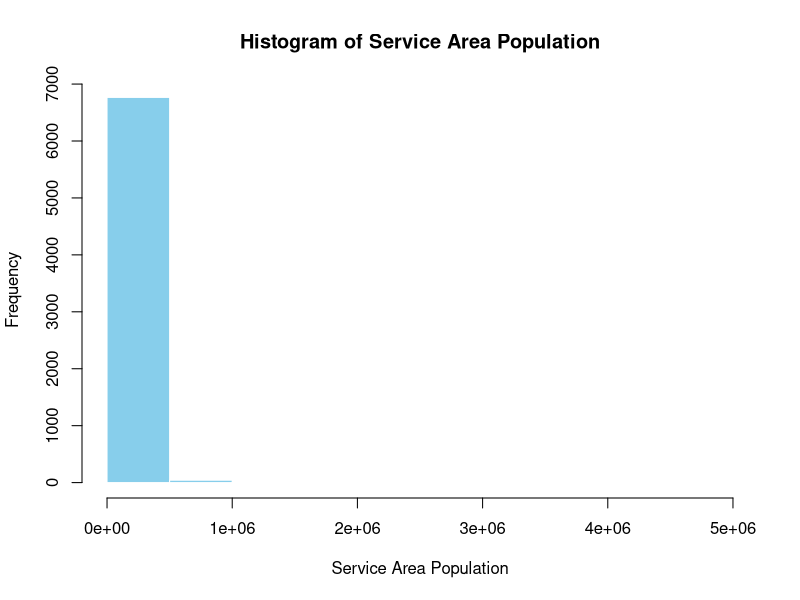
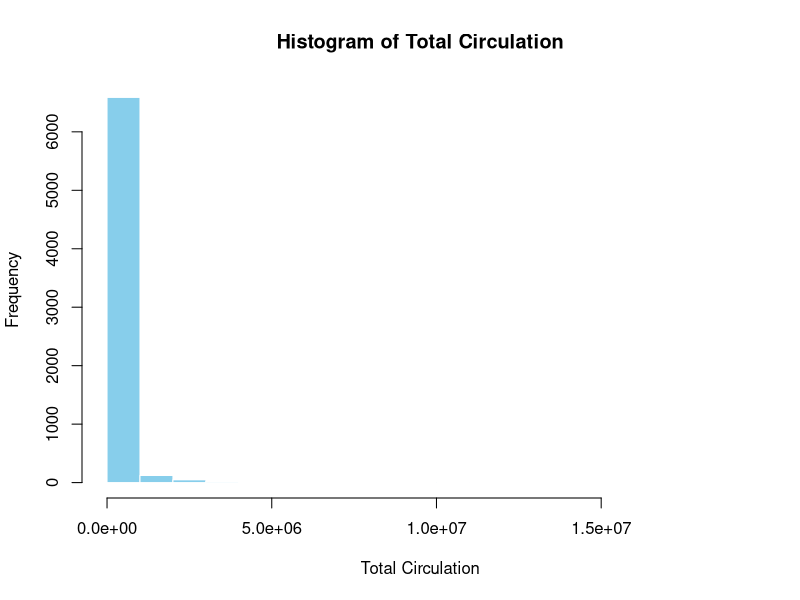
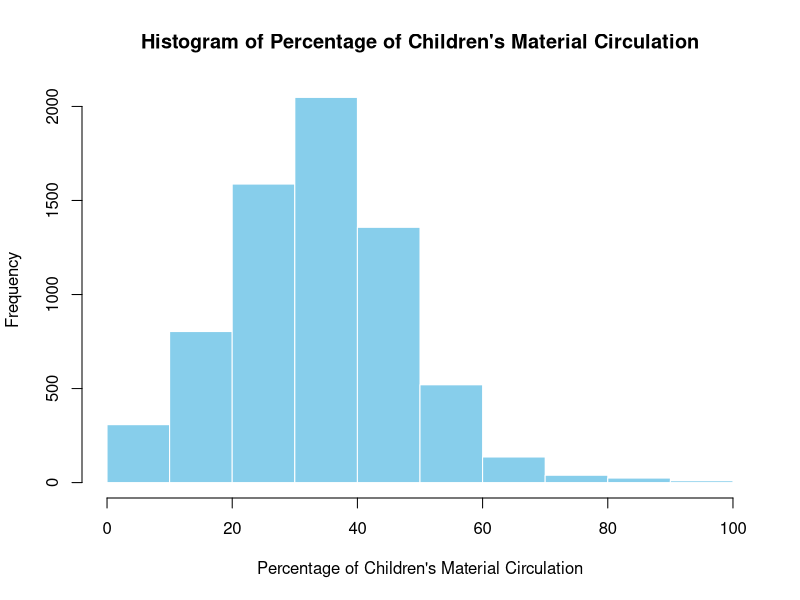
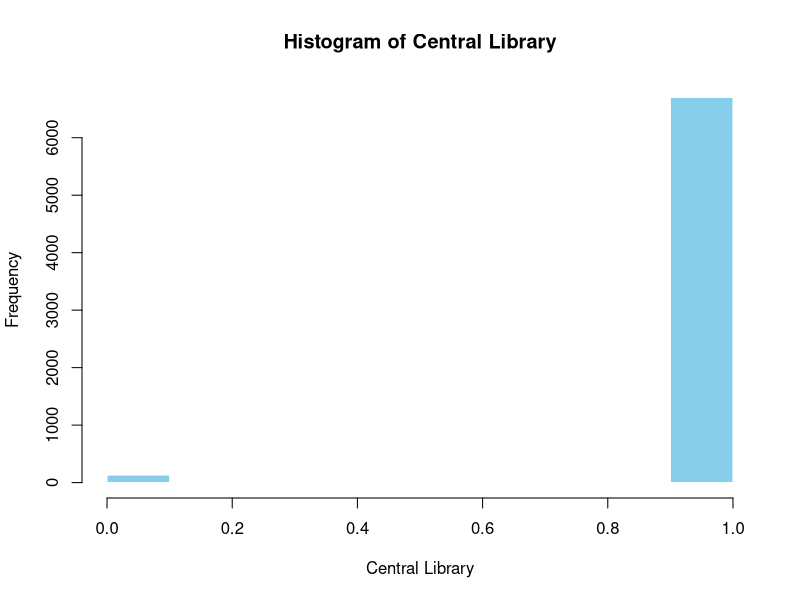
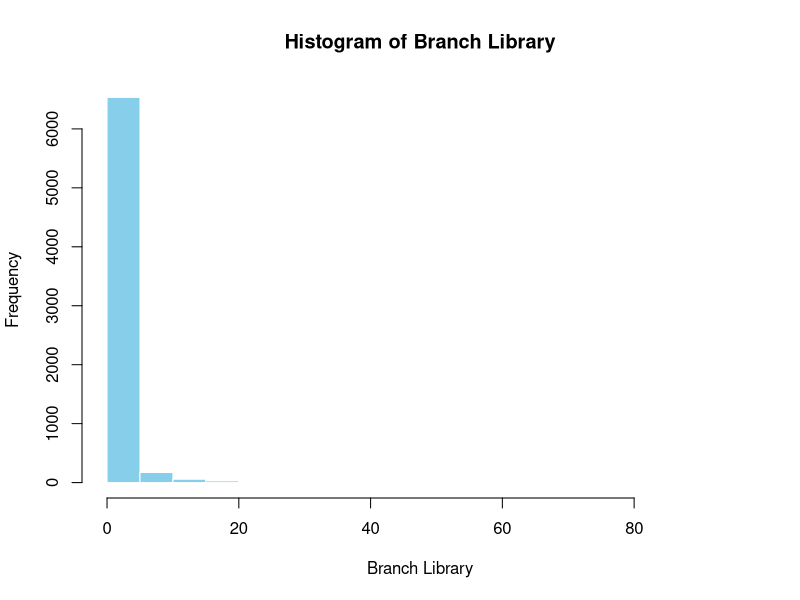
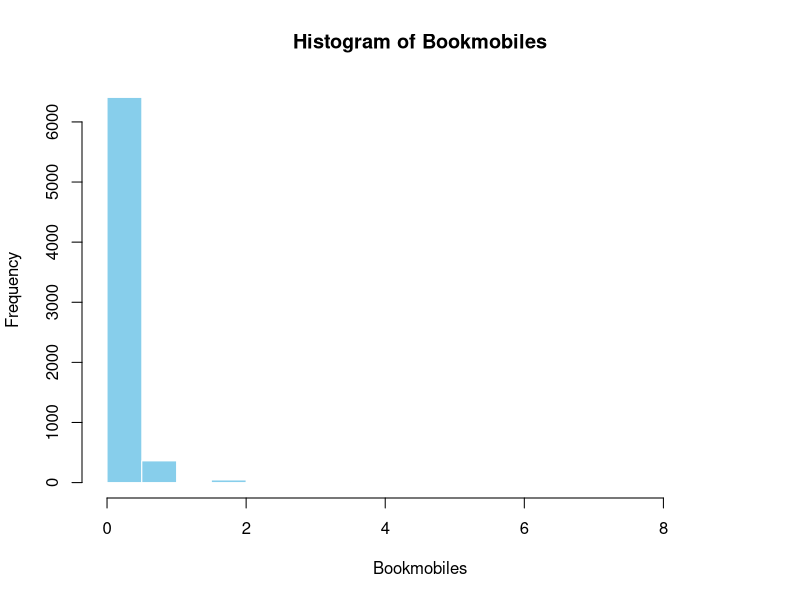
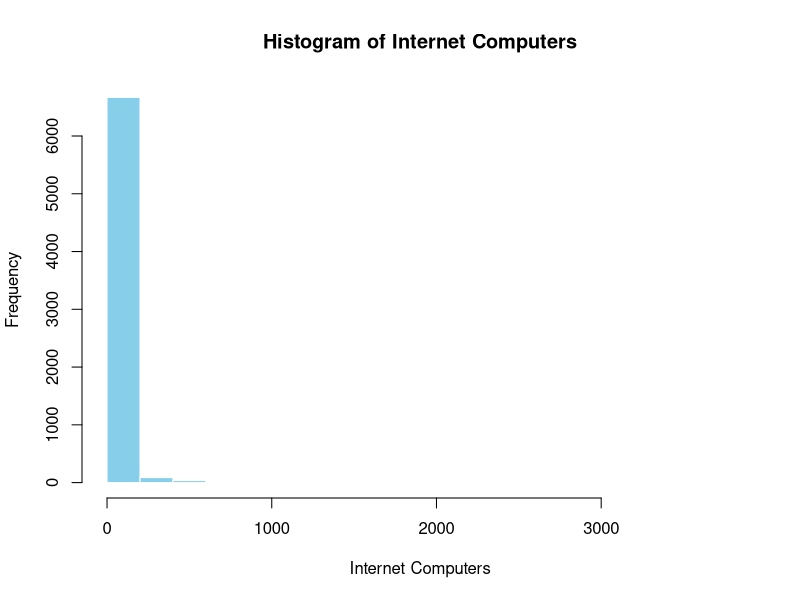
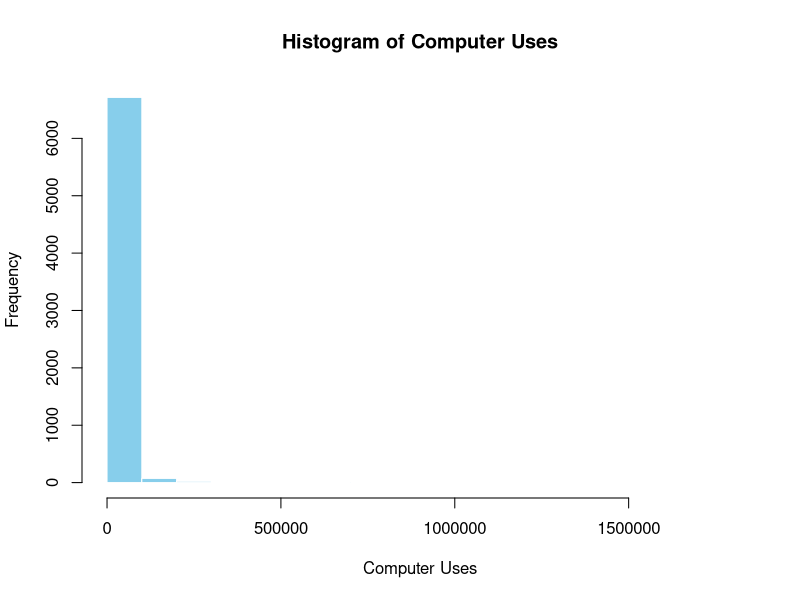

Generate these figures, in order, with R: (Note: this script raises an error after producing the figures.)
## ---- chunk 1
knitr::opts_chunk$set(echo = TRUE)
library(tidyverse)
library(corrplot)
library(car)
## ---- chunk 2
libraries <- read_csv("../data/libraries.csv")
numeric_libaries <- libraries %>%
  select(where(is.numeric))
full_correlation_matrix <- cor(numeric_libaries)

## ---- chunk 3
y_cor_matrix<- full_correlation_matrix[, "Total Circulation", drop = FALSE]
y_cor_matrix[order(abs(y_cor_matrix[, 1]), decreasing = TRUE), , drop = FALSE]
## ---- chunk 4
model <- lm(`Total Circulation` ~ ., data = numeric_libaries)
vif(model)
## ---- chunk 5
for (col in names(numeric_libaries)) {
  hist(
    numeric_libaries[[col]],
    main = paste("Histogram of", col),
    xlab = col,
    col = "skyblue",
    border = "white"
  )
}
## ---- chunk 6
# Function to remove outliers using the IQR rule
remove_outliers <- function(x) {
  if (is.numeric(x) && length(unique(na.omit(x))) > 2) {  # skip binary
    q1 <- quantile(x, 0.25, na.rm = TRUE)
    q3 <- quantile(x, 0.75, na.rm = TRUE)
    iqr <- q3 - q1
    lower <- q1 - 1.5 * iqr
    upper <- q3 + 1.5 * iqr
    x[x < lower | x > upper] <- NA  # mark outliers
  }
  return(x)
}

# Columns to ignore
ignore_cols <- c("Bookmobiles", "Branch Library")

# Apply only to numeric, non-binary, and not ignored columns
libraries_no_outliers <- libraries_filtered %>%
  mutate(across(
    .cols = where(is.numeric) & !all_of(ignore_cols),
    .fns = remove_outliers
  )) %>%
  drop_na()

## ---- chunk 7
libraries_no_outliers_numeric <- libraries_no_outliers %>% select(where(is.numeric))
for (col in names(libraries_no_outliers_numeric)) {
  hist(
    libraries_no_outliers_numeric[[col]],
    main = paste("Histogram of", col),
    xlab = col,
    col = "skyblue",
    border = "white"
  )
}
## ---- chunk 8
categorical_data <- libraries %>% select(!where(is.numeric))

# Loop through each categorical column and plot
for (col in names(categorical_data)) {
  ggplot(categorical_data, aes_string(x = col)) +
    geom_bar(fill = "steelblue", color = "white") +
    theme_minimal() +
    labs(
      title = paste("Bar Chart of", col),
      x = col,
      y = "Count"
    ) +
    theme(
      axis.text.x = element_text(angle = 45, hjust = 1)
    ) -> p
  
  print(p)
}
